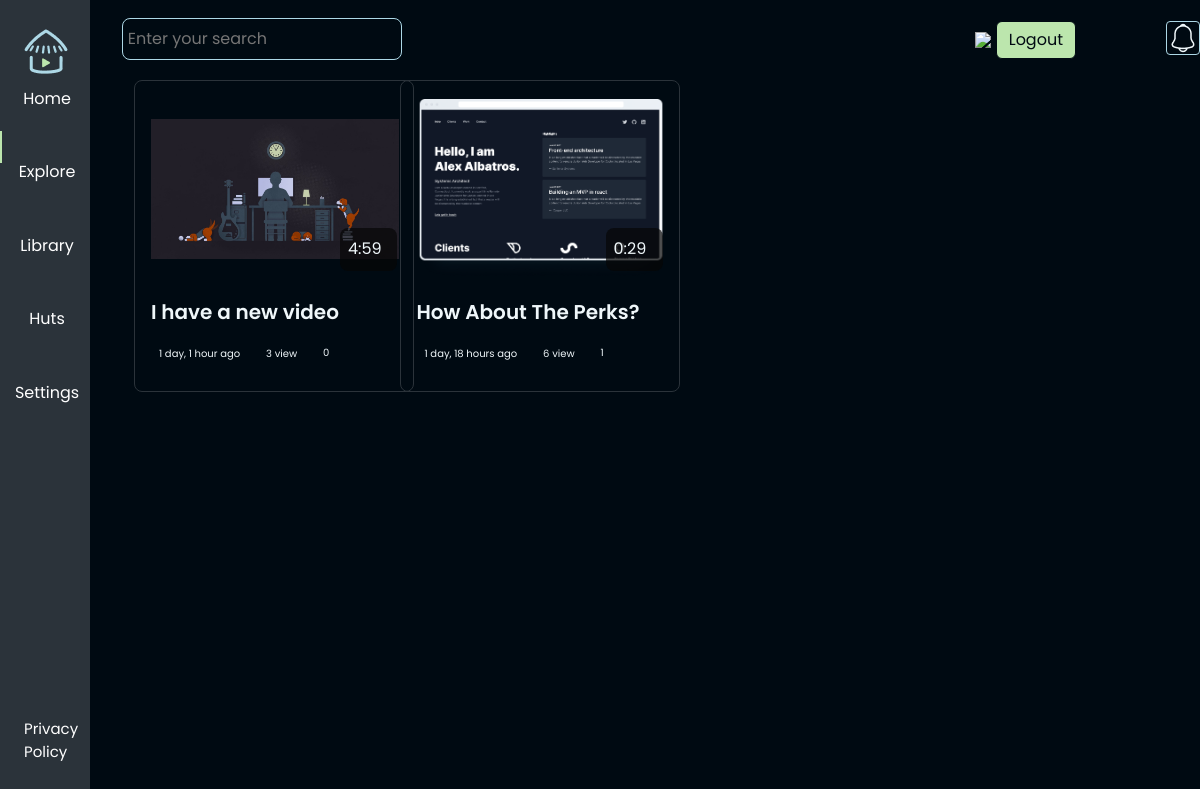
/explore/, run on the app's committed database.
### videos/models.py (models this page shows, shortened)
class Video(models.Model):
    PRIVATE = 'PR'
    PUBLIC = 'PU'
    PRIVACY_CHOICES = [
        (PRIVATE, 'Private'),
        (PUBLIC, 'Public'),
    ]
    GENERAL = 'G'
    PARENTAL = 'PG'
    MATURED = 'M'
    RATING_CHOICES = [
        (GENERAL, 'General Audience'),
        (PARENTAL, 'Parental Guidance Suggested'),
        (MATURED, 'Mature Audience Only'),
    ]
    user = models.ForeignKey(settings.AUTH_USER_MODEL,
                             on_delete=models.CASCADE,
                             related_name=_('videos'),
                             verbose_name=_('user'))
    title = models.CharField(verbose_name=_('title'),
                             max_length=250,
                             db_index=True,
                             help_text=_('Title of the video.'))
    slug = models.SlugField(verbose_name=_('slug'),
                            max_length=100,
                            unique=True)
    video_file = models.FileField(verbose_name=_('Video file'),
                                  upload_to='videos',
                                  validators=[FileExtensionValidator(['mp4'])],
                                  help_text=_('Path to the uploaded video.'))
    thumbnail = models.ImageField(verbose_name=_('thumbnail'),
                                  upload_to='thumbnails',
                                  validators=[FileExtensionValidator(
                                    ['jpg', 'jpeg', 'png', 'webp'])],
                                  help_text=_('An image that will be used as a thumbnail.'))
    description = models.TextField(verbose_name=_('description'),
                                   max_length=1000,
                                   help_text=_('Description of the video.'))
    privacy = models.CharField(verbose_name=_('privacy'),
                               max_length=2,
                               choices=PRIVACY_CHOICES,
                               default=PUBLIC)
    movie_rating = models.CharField(verbose_name=_('movie rating'),
                                    max_length=2,
                                    choices=RATING_CHOICES)
    impressions = models.PositiveBigIntegerField(verbose_name=_('impressions'),
                                                 default=0,
                                                 help_text=_('View count for a video.'))
    category = models.ForeignKey(Category,
                                 on_delete=models.CASCADE,
                                 related_name=_('videos'),
                                 verbose_name=_('categories'),
                                 blank=True)
    released = models.DateField(blank=True, null=True)
    enable_comments = models.BooleanField(verbose_name=_('enable comments'),
                                          default=True,
                                          help_text=_('Flag to turn on/off commenting'))
    created = models.DateTimeField(verbose_name=_('created'),
                                   auto_now_add=True,
                                   help_text=_('The date/time when the user uploaded the video'))
    updated = models.DateTimeField(verbose_name=_('updated'),
                                   auto_now=True,
                                   help_text=_('The date/time when the user made changes to the video information'))
    favorites = models.BigIntegerField(default=0)
    users_favorites = models.ManyToManyField(settings.AUTH_USER_MODEL,
                                       related_name=_('videos_favorites'),
                                       verbose_name=_('users favorites'),
                                       blank=True,
                                       help_text=_('Users who added video to their favorites.'))
    video_length = models.CharField(verbose_name=_('video length'),
                                    max_length=10,
                                    help_text=_('Length of the video in minutes:seconds'),
                                    blank=True)
    flag = models.BooleanField(verbose_name=_('_is flagged?'),
                               default=False,
                               help_text=_('If this video has been flagged for violations'))
    class Meta:
        ordering = ['-created']
        verbose_name = _('video')
        verbose_name_plural = _('videos')
    def get_absolute_url(self):
        return reverse('videos:detail', kwargs={'slug': self.slug})

### core/views.py (the view)
# urls.py: path('explore/', explore, name='explore'),
def explore(request):
    videos = Video.objects.all()
    template = 'core/explore.html'
    context = {'videos': videos}
    return render(request, template, context)

### templates/core/explore.html (shortened to what this page needs)
{% extends "core/base.html" %}
{% block content %}
{% for video in videos %}
<div class="col-md-3">
    {% include 'partials/_video_card.html' %}
</div>
{% endfor %}
{% endblock %}

### templates/partials/_video_card.html
{% load static %}
{% load humanize %}
<div class="main-video-container">
    <a href="{{ video.get_absolute_url }}">
        <video class="main-video" poster="{{ video.thumbnail.url }}" src="" type="video/mp4"></video>
    </a>
    <div class="video-duration">{{ video.video_length }}</div></a>
    <h5 class="main-vid-title">{{ video.title }}</h5>
    <div class="meta-data">
        <div class="time"><img src="{% static 'images/Clock.png' %}" alt="">
            <p class="details">{{ video.created|naturaltime }}</p>
        </div>
        <div class="views"><img src="{% static 'images/eye.png' %}" alt="">
            <p class="details">{{ video.impressions }} view{{ video.impression|pluralize }}</p>
        </div>
        <div class="likes"><img src="{% static 'images/Vector.png' %}" alt="">
            <p class="details">{{ video.favorites }}</p>
        </div>
    </div>
</div>

### static/styles/views.css (style rules this page uses)
:root { --header-height: 4rem; --nav-width: 90px; --first-color: #2B333A; --first-color-light: #BCE6AD; --white-color: #BCE6AD; --font-family: 'Montserrat', sans-serif; font-family: 'Poppins', sans-serif; --z-fixed: 0; }
*,::before,::after { box-sizing: border-box }
body { position: relative; margin: var(--header-height) 0 0 0; padding: 0 1rem;font-family: var(--body-font); font-size: var(--normal-font-size); transition: .5s; background-color: #000A12; }
a { text-decoration: none }
@media screen and (min-width: 768px) { body { margin: calc(var(--header-height) + 1rem) 0 0 0; padding-left: calc(var(--nav-width) + 2rem) } }
.main-video-container { padding: 16px; gap: 16px; width: 280px; height: 312px; border: 1px solid #2B333A; border-radius: 8px; }
.main-video { width: 248px; height: 184px; border-radius: 8px; z-index: 1; }
.video-duration { padding: 8px; position:sticky; float: right; margin-top: -60px; width: 57px; z-index: 99; height: 43px; left: 259px; top: 130px; font-weight: 400; font-size: 16px; line-height: 160%; color: #EFF7FA; background: rgba(6, 6, 6, 0.7); border-radius: 8px; }
.main-vid-title { font-weight: 600; font-size: 20px; line-height: 140%; margin-top: 10px; color: #EFF7FA; }
.time { padding: 0px; font-size: 10px; color: #EFF7FA; display: flex; flex-direction: row; align-items: center; height: 14px; margin-right: 10px; gap: 8px; }
.views { padding: 0px; font-size: 10px; color: #EFF7FA; display: flex; flex-direction: row; align-items: center; margin-right: 10px; gap: 8px; height: 14px; }
.likes { padding: 0px; font-size: 10px; color: #EFF7FA; display: flex; flex-direction: row; align-items: center; justify-content: center; gap: 8px; height: 14px; line-height: 140%; }
.meta-data { display: flex; flex-direction: row; margin-top: 20px; gap: 8px; width: 250px; height: 14px; }
.details { margin-bottom: 0; margin-top: 0; }
video { width: 1233px; height: 498px; }

### data on the page
Video: video_length "4:59", title "I have a new video", created "1 day, 1 hour ago", impressions "3", favorites "0"
Video: video_length "0:29", title "How About The Perks?", created "1 day, 18 hours ago", impressions "6", favorites "1"
